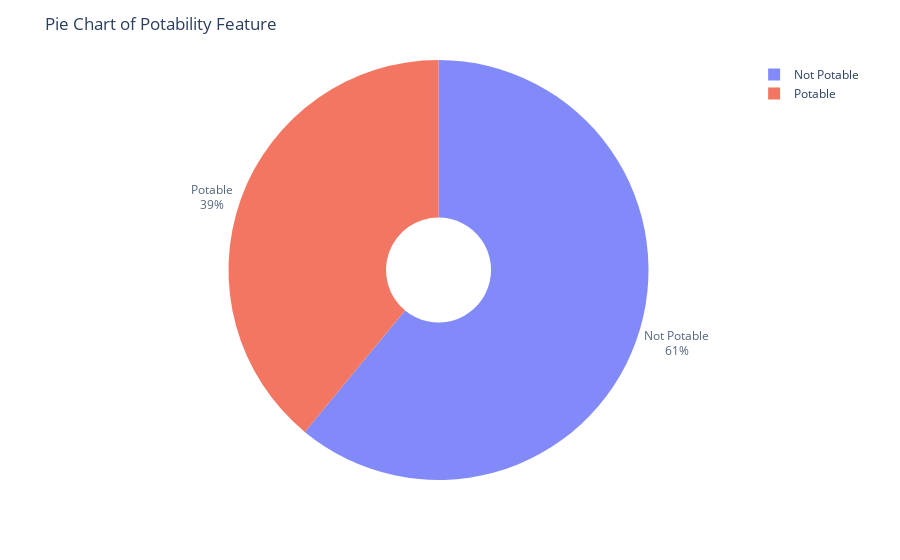

Notebook source saved alongside this figure:
### Markdown cell above
<a id='4'></a>
## Dependet Variable Analysis

### Code cell
d = pd.DataFrame(df["Potability"].value_counts())
fig = px.pie(d, values = "Potability", names = ["Not Potable", "Potable"], hole = 0.25, opacity = 0.8,
            labels = {"label" :"Potability","Potability":"Number of Samples"})
fig.update_layout(title = dict(text = "Pie Chart of Potability Feature"))
fig.update_traces(textposition = "outside", textinfo = "percent+label")
fig.show()

### Figure 1 — Plotly figure (JSON) as saved in the notebook; plotly's stock layout.template omitted (floating-point values rounded to 4 significant figures)
{"data": [{"domain": {"x": [0, 1], "y": [0, 1]}, "hole": 0.25, "hovertemplate": "label=%{label}<br>Number of Samples=%{value}<extra></extra>", "labels": ["Not Potable", "Potable"], "legendgroup": "", "name": "", "opacity": 0.8, "showlegend": true, "textinfo": "percent+label", "textposition": "outside", "type": "pie", "values": [1998, 1278]}], "layout": {"legend": {"tracegroupgap": 0}, "margin": {"t": 60}, "title": {"text": "Pie Chart of Potability Feature"}}}
